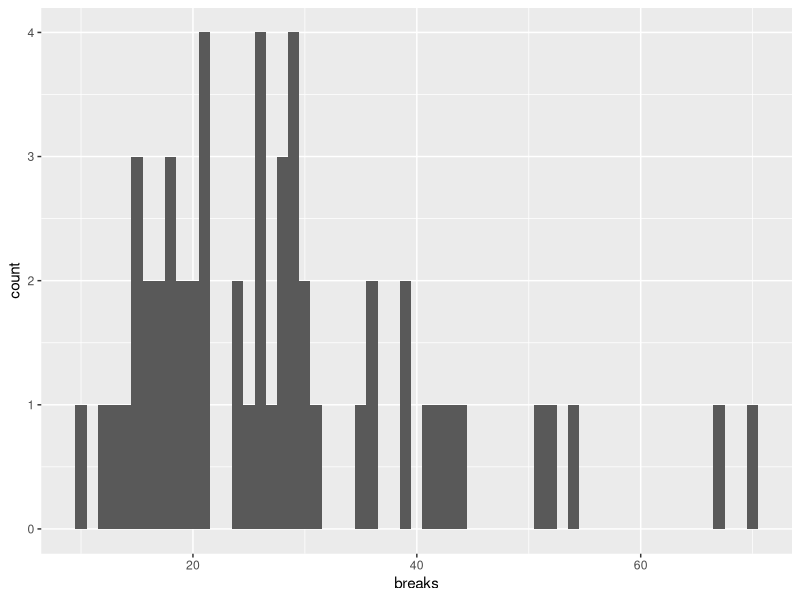
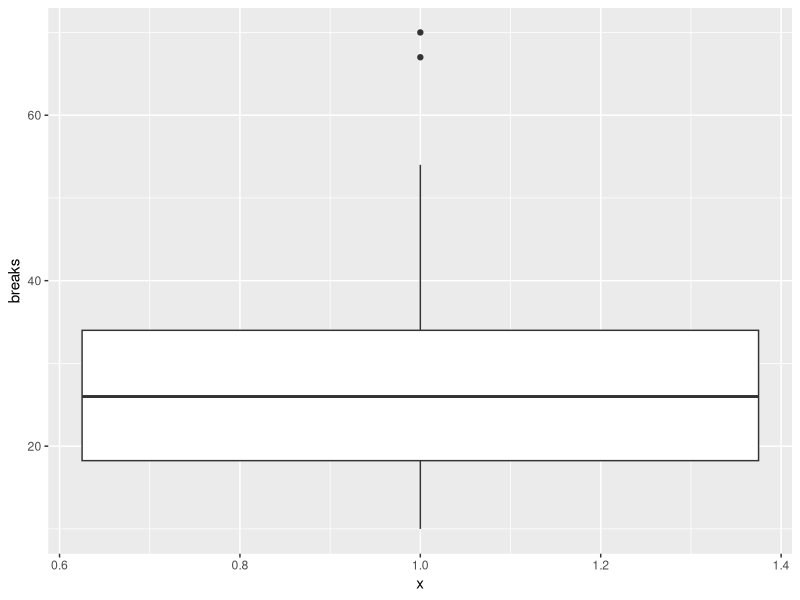
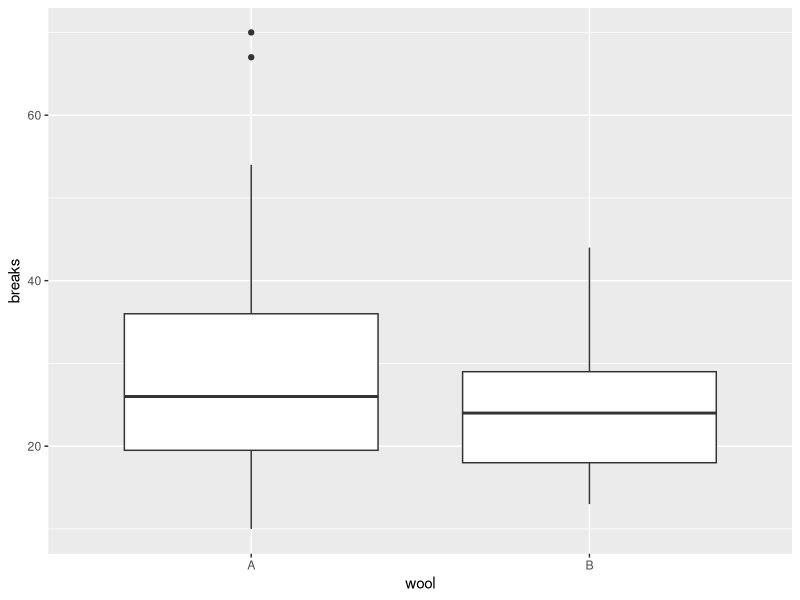
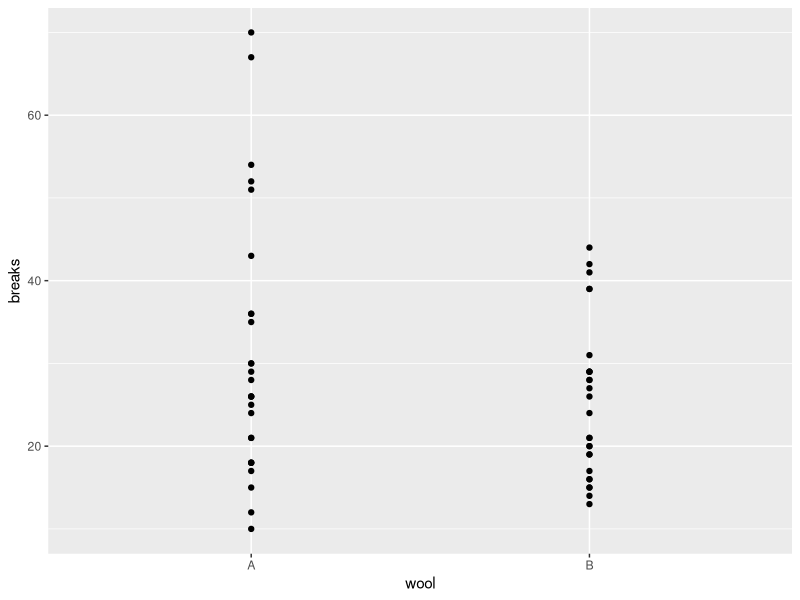
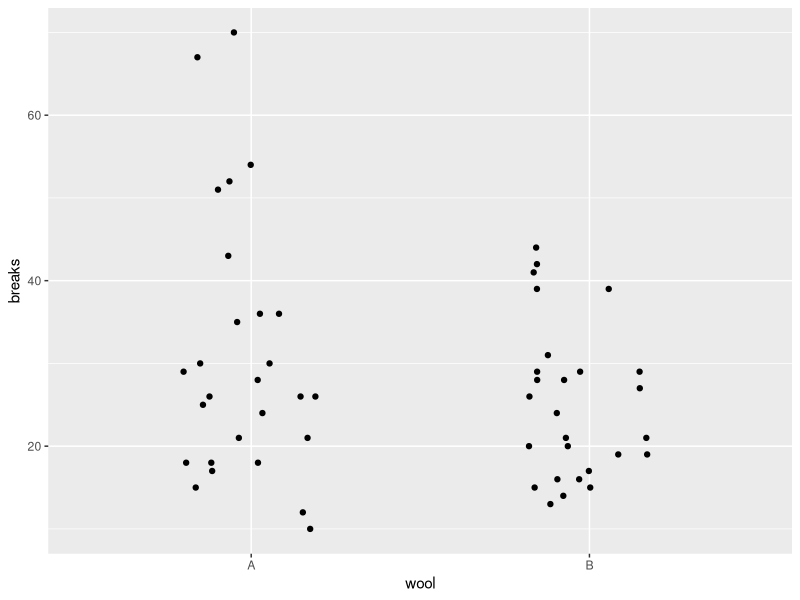

The R script that drew these images, in order:
## -----------------------------------------------------------------------------
a = 1 
b = 2
a+b


## -----------------------------------------------------------------------------
x = 1:10
y = rep(c(1,2), each=5)
m = lm(y~x)
s = summary(m)


## ---- eval=FALSE--------------------------------------------------------------
## x
## y
## m
## s
## s$r.squared




## -----------------------------------------------------------------------------
1+2
1-2
1/2
1*2


## -----------------------------------------------------------------------------
(1+3)*2 + 100^2  # standard order of operations
sin(2*pi)        # the result is in scientific notation, i.e. -2.449294 x 10^-16 
sqrt(4)
10^2
log(10)          # the default is base e
log(10, base=10)


## -----------------------------------------------------------------------------
a = 1
b = 2
a+b
a-b
a/b
a*b


## -----------------------------------------------------------------------------
a <- 1
2 -> b
c = 3  # is the same as <-


## -----------------------------------------------------------------------------
a
b
c


## -----------------------------------------------------------------------------
# Rectangle
length <- 4
width  <- 3

area <- length * width
area


# Circle
radius <- 2
area   <- pi*radius^2 # this overwrites the previous `area` variable
circumference <- 2*pi*radius
area
circumference


# (Right) Triangle
opposite     <- 1
angleDegrees <- 30
angleRadians <- angleDegrees * pi/180
(adjacent     <- opposite / tan(angleRadians)) # = sqrt(3)
(hypotenuse   <- opposite / sin(angleRadians)) # = 2


## ---- echo=FALSE--------------------------------------------------------------
# Find the probability the individual has the disease if 
# specificity is 0.95, sensitivity is 0.99, and prevalence is 0.001




## -----------------------------------------------------------------------------
a = 3.14159265 
b = "STAT 587 (Eng)" 
c = TRUE


## -----------------------------------------------------------------------------
a
b
c


## -----------------------------------------------------------------------------
a = c(1,2,-5,3.6)
b = c("STAT","587", "(Eng)")
c = c(TRUE, FALSE, TRUE, TRUE)


## -----------------------------------------------------------------------------
length(a)
length(b)
length(c)


## -----------------------------------------------------------------------------
class(a)
class(b)
class(c)


## -----------------------------------------------------------------------------
1:10
5:-2
seq(from = 2, to = 5, by = .05)


## -----------------------------------------------------------------------------
rep(1:4, times = 2)
rep(1:4, each  = 2)
rep(1:4, each  = 2, times = 2)


## -----------------------------------------------------------------------------
a = c("one","two","three","four","five")
a[1]
a[2:4]
a[c(3,5)]
a[rep(3,4)]


## -----------------------------------------------------------------------------
a[c(TRUE, TRUE, FALSE, FALSE, FALSE)]


## -----------------------------------------------------------------------------
a[-1]
a[-(2:3)]


## -----------------------------------------------------------------------------
a[2] = "twenty-two"
a
a[3:4] = "three-four" # assigns "three-four" to both the 3rd and 4th elements
a
a[c(3,5)] = c("thirty-three","fifty-five")
a


## -----------------------------------------------------------------------------
m1 = cbind(c(1,2), c(3,4))       # Column bind
m2 = rbind(c(1,3), c(2,4))       # Row bind

m1
all.equal(m1, m2)

m3 = matrix(1:4, nrow = 2, ncol = 2)
all.equal(m1, m3)

m4 = matrix(1:4, nrow = 2, ncol = 2, byrow = TRUE)
all.equal(m3, m4)

m3
m4


## -----------------------------------------------------------------------------
m = matrix(1:12, nrow=3, ncol=4)
m
m[2,3]


## -----------------------------------------------------------------------------
m[1:2,3:4]


## -----------------------------------------------------------------------------
m[1:2,]


## -----------------------------------------------------------------------------
m[-c(3,4),]


## -----------------------------------------------------------------------------
m[1:4]


## -----------------------------------------------------------------------------
c(1,"a")


## -----------------------------------------------------------------------------
c(TRUE, 1, FALSE)


## -----------------------------------------------------------------------------
c(TRUE, 1, "a")


## -----------------------------------------------------------------------------
m = rbind(c(1, 12, 8, 6),
          c(4, 10, 2, 9),
          c(11, 3, 5, 7))
m


## ---- echo=FALSE--------------------------------------------------------------
# Print the element in the 3rd-row and 4th column

# Print the 2nd column

# Print all but the 3rd row

# Reconstruct the matrix if time allows




## -----------------------------------------------------------------------------
class(warpbreaks) # warpbreaks is a built-in data.frame


## -----------------------------------------------------------------------------
warpbreaks[1:3,1:2]


## -----------------------------------------------------------------------------
names(warpbreaks)
warpbreaks[1:3, c("breaks","wool")]


## ---- message=FALSE-----------------------------------------------------------
library("dplyr") # install.packages("dplyr")
warpbreaks %>% 
  select(breaks, wool) %>%
  head(n = 3)


## ---- eval=FALSE--------------------------------------------------------------
## # Approach 1
## head(select(warpbreaks, breaks, wool), n = 3)
## 
## # Approach 2
## warpbreaks_select <- select(warpbreaks, breaks, wool)
## head(warpbreaks_select, n = 3)


## -----------------------------------------------------------------------------
str(warpbreaks)


## -----------------------------------------------------------------------------
library("dplyr") # if it is already loaded, nothing will happen


## -----------------------------------------------------------------------------
warpbreaks %>%                           
  group_by(wool) %>%        
  summarize(n    = n(),          # counts the number lines in the grouped data.frame
            mean = mean(breaks),
            sd   = sd(breaks)) 


## -----------------------------------------------------------------------------
warpbreaks %>%                           
  group_by(wool, tension) %>%        
  summarize(n    = n(),
            mean = mean(breaks),
            sd   = sd(breaks))


## ---- echo=FALSE--------------------------------------------------------------
# Calculate the mean and standard deviation for each level of tension ignoring wool.




## -----------------------------------------------------------------------------
library("ggplot2")


## -----------------------------------------------------------------------------
ggplot(data = warpbreaks, aes(x = breaks)) + geom_histogram(binwidth = 1)


## ---- eval=FALSE--------------------------------------------------------------
## qplot(data = warpbreaks, x = breaks, geom = "histogram", binwidth = 1)


## -----------------------------------------------------------------------------
ggplot(data = warpbreaks, aes(x = 1, y = breaks)) + geom_boxplot()


## -----------------------------------------------------------------------------
ggplot(warpbreaks, aes(x = wool, y = breaks, group = wool)) + geom_boxplot()


## -----------------------------------------------------------------------------
ggplot(warpbreaks, aes(x = wool, y = breaks)) + geom_point()


## -----------------------------------------------------------------------------
ggplot(warpbreaks, aes(x = wool, y = breaks)) + geom_jitter(width = 0.2, height = 0)


## ---- eval=FALSE, echo=FALSE--------------------------------------------------
## # Construct a scatterplot of the number of breaks by amount of tension.
## # Jitter the points horizontally.
## # (Advanced) Use a different shape and color for the wool type.




## ---- eval=FALSE--------------------------------------------------------------
## install.packages("swirl")


## ---- eval=FALSE--------------------------------------------------------------
## library("swirl")
## swirl()


## ---- eval=FALSE--------------------------------------------------------------
## ?mean


## ---- eval=FALSE--------------------------------------------------------------
## help.search("mean")


## ---- eval=FALSE--------------------------------------------------------------
## ?ggplot
## ?geom_point
